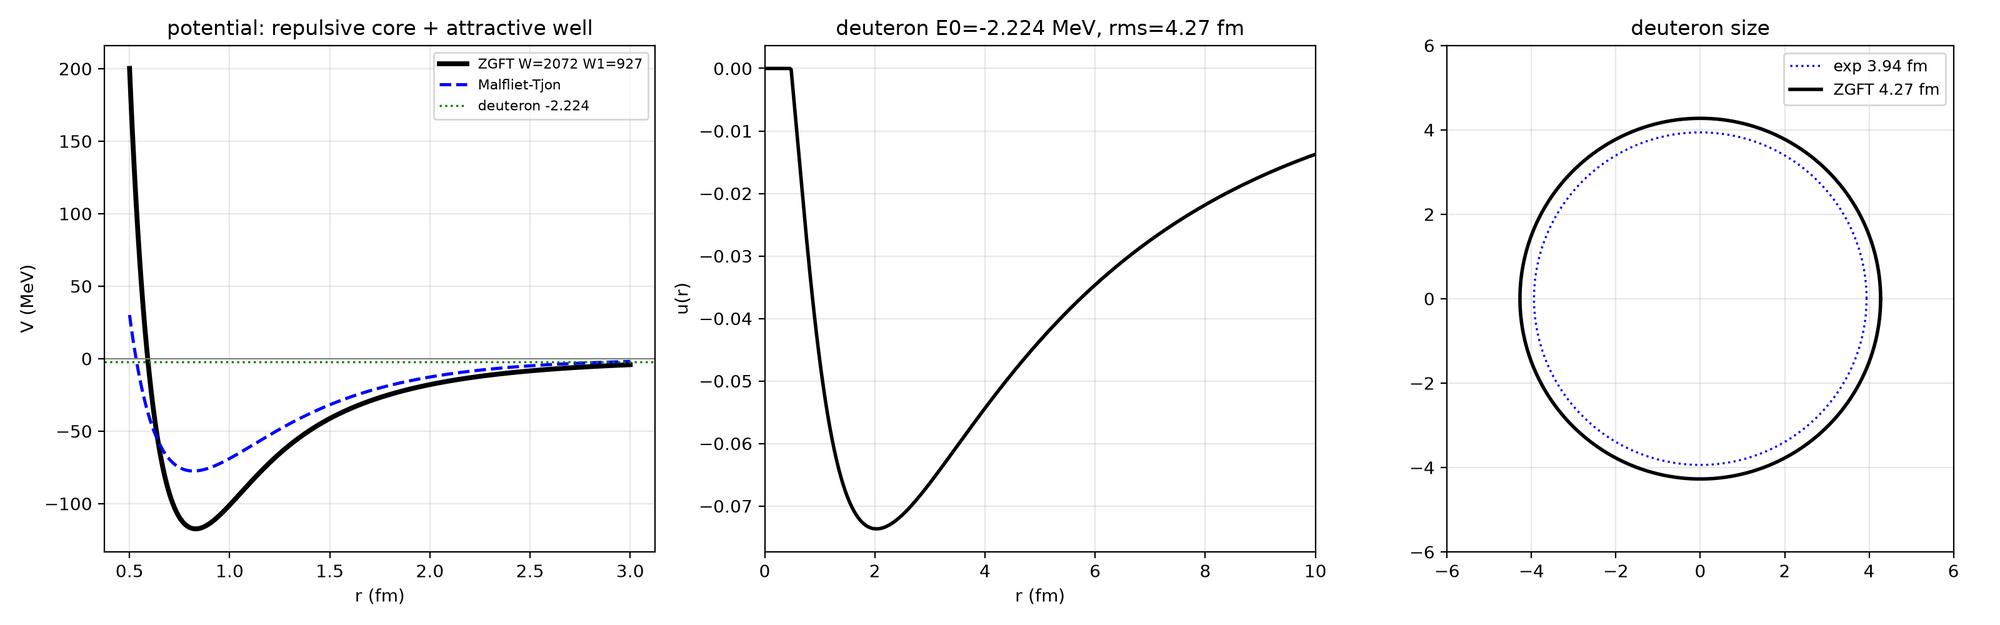

Reproduce this figure in Python.
import numpy as np
import matplotlib
matplotlib.use("Agg")
import matplotlib.pyplot as plt

A = 0.5
W, W1 = 2072.3, 926.9
hbarc = 197.32698
mu = 469.4592
k2 = 2 * mu / hbarc ** 2

VA, muA = 626.8932, 1.550
VR, muR = 1438.7228, 3.11
MT = lambda x: VR * np.exp(-muR * x) / x - VA * np.exp(-muA * x) / x


def V(x):
    d = 2.0 - A / np.maximum(x, 1e-12)
    v = (W * np.exp(-(x / A) ** 2) * A / x - W1 * np.exp(-x / (2 * A)) * A / x) / d
    return np.where(x < A, np.nan, v)


dr, rmax = 0.02, 40.0
r = np.arange(1, int(rmax / dr)) * dr
n = len(r)
vv = np.where(r < A, 1e6, V(r))

H = np.zeros((n, n))
H[np.arange(n), np.arange(n)] = 2 / dr ** 2 + k2 * vv
H[np.arange(n - 1), np.arange(1, n)] = -1 / dr ** 2
H[np.arange(1, n), np.arange(n - 1)] = -1 / dr ** 2
e, vec = np.linalg.eigh(H)
E0 = e[0] / k2
u = vec[:, 0]
p = u ** 2
rms = np.sqrt(np.sum(p * r ** 2) / np.sum(p))

print("W=%.1f W1=%.1f" % (W, W1))
print("V(a)  = %+.2f MeV" % V(A))
print("E0    = %.3f MeV   (exp -2.224)" % E0)
print("<r2>  = %.2f fm    (exp 3.94)" % rms)
print("next level = %.2f MeV" % (e[1] / k2))

fig, ax = plt.subplots(1, 3, figsize=(16, 5))

rr = np.linspace(0.5, 3.0, 600)
ax[0].plot(rr, V(rr), "k-", lw=2.8, label="ZGFT W=2072 W1=927")
ax[0].plot(rr, MT(rr), "b--", lw=1.8, label="Malfliet-Tjon")
ax[0].axhline(0, color="gray", lw=0.8)
ax[0].axhline(-2.224, color="g", ls=":", lw=1.2, label="deuteron -2.224")
ax[0].set_xlabel("r (fm)")
ax[0].set_ylabel("V (MeV)")
ax[0].set_title("potential: repulsive core + attractive well")
ax[0].legend(fontsize=8)
ax[0].grid(alpha=0.3)

ax[1].plot(r, u, "k-", lw=2)
ax[1].set_xlim(0, 10)
ax[1].set_xlabel("r (fm)")
ax[1].set_ylabel("u(r)")
ax[1].set_title("deuteron E0=%.3f MeV, rms=%.2f fm" % (E0, rms))
ax[1].grid(alpha=0.3)

angs = np.linspace(0, 2 * np.pi, 400)
ax[2].plot(np.cos(angs) * 3.94, np.sin(angs) * 3.94, "b:", lw=1.2, label="exp 3.94 fm")
ax[2].plot(np.cos(angs) * rms, np.sin(angs) * rms, "k-", lw=2, label="ZGFT %.2f fm" % rms)
ax[2].set_aspect("equal")
ax[2].set_xlim(-6, 6)
ax[2].set_ylim(-6, 6)
ax[2].set_title("deuteron size")
ax[2].legend(fontsize=9)
ax[2].grid(alpha=0.3)

plt.tight_layout()
plt.savefig(r"D:\让DeepSeek写的小说\ZGFT_检测.png", dpi=200)
print("saved")
